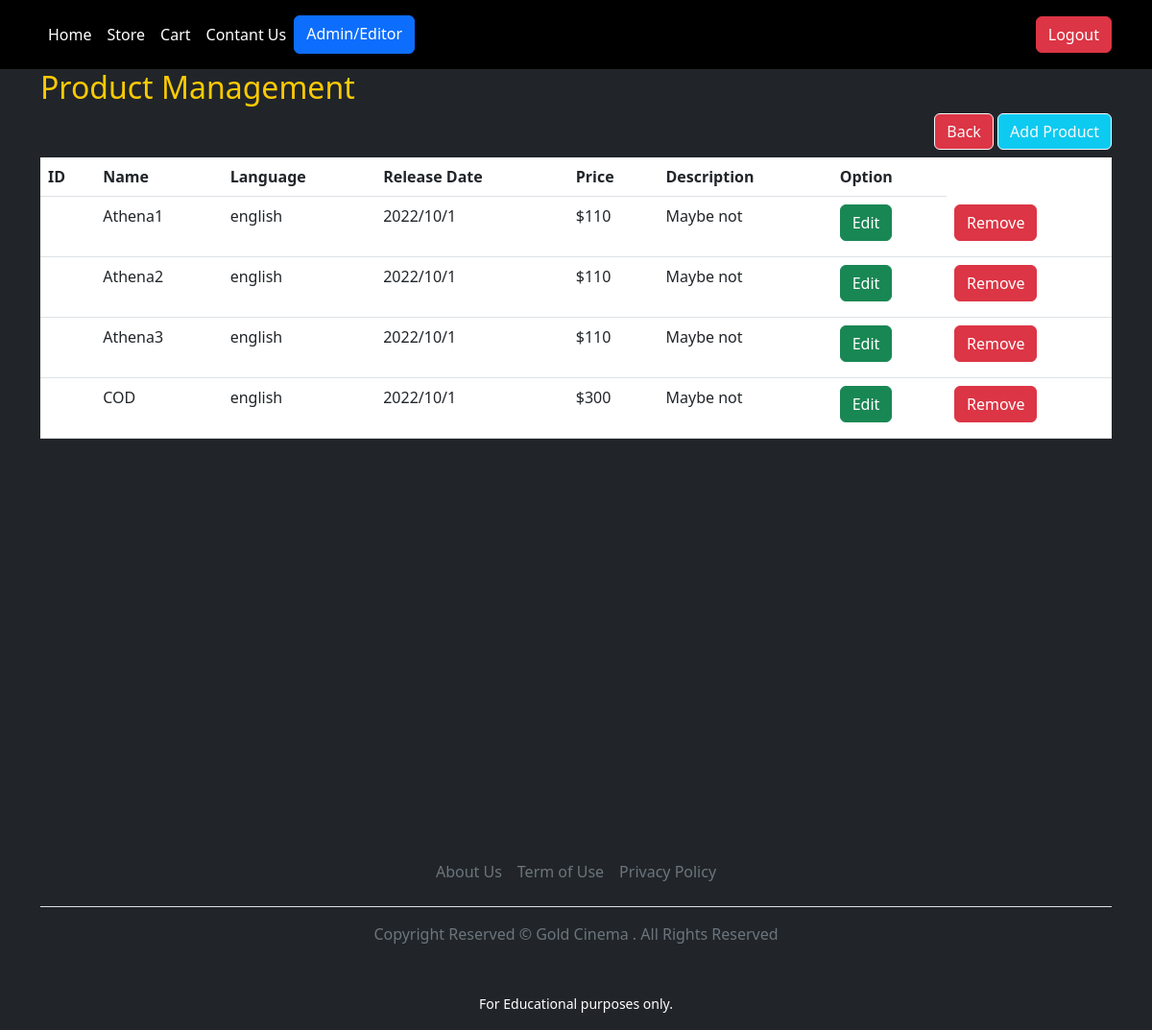
Page /management (signed in) on the committed database.
### tables this page shows
CREATE TABLE `products` (
  `id` int(11) NOT NULL AUTO_INCREMENT,
  `product_name` varchar(255) NOT NULL,
  `image_url` text NOT NULL,
  `language` varchar(255) NOT NULL,
  `releasedate` varchar(255) NOT NULL,
  `price` varchar(255) NOT NULL,
  `description` varchar(255) NOT NULL,
  PRIMARY KEY (`id`)
);

### includes/class-authentication.php (called while the page is built, shortened)
<?php
class AUTHENTICATION
{
    public static function isLoggedIn()
    {
        return isset ( $_SESSION['user'] );
    }
      public static function getRole()
      {
        if ( self::isLoggedIn() ){
            return $_SESSION['user']['role'];
        }
        return false;
      }
      public static function isAdmin()
      {
        return self::getRole() == 'admin';
      }
      public static function isEditor()
      {
        return self::getRole() == 'editor';
      }
    public static function whoCanAccess($role)
    {
        if ( self::isLoggedIn()){
            switch( $role ){
                case 'editor';
                    return self::isEditor() || self::isAdmin() ;
            }
        }
        return false;
    }
}

### includes/functions.php (called while the page is built)
<?php
function connectToDB()
{
    return new PDO(
        'mysql:host=devkinsta_db;dbname=Final_project',
        'root',
        'kxwGCh40Sn6AvFJB'
    );
}

### includes/class-movie_management.php (called while the page is built, shortened)
<?php
class PRODUCT
{
    public $database;
    public function __construct()
    {
       try {
            $this->database = connectToDB();
       } catch ( PDOException $error ) {
        die ("Datavase Connection Failed:" . $error->getMessage());
       }
    }
    public function listAllProducts()
    {
        $statement = $this->database->prepare('SELECT * FROM products');
        $statement->execute();
        $product = $statement->fetchAll(PDO::FETCH_ASSOC);
        return $product;
    }
}

### admins/management-product.php (the view, shortened to what this page needs)
<?php
    $products = new PRODUCT ();
    $products_list = $products ->listAllProducts();
?>
<?php require 'parts/header.php' ?>
<section class="bg-dark vh-100">
    <div class="container">
        <h2 style="color: #fbca04">Product Management</h2>
        <div class="float-end">
            <a href="/admin_page" class="btn-danger btn btn-outline-light mb-2">Back</a>
            <a href="/add_product" class="btn-info btn btn-outline-light mb-2">Add Product</a>
        </div>
        <form action="" method="POST">
            <table class="table bg-white">
                <thead>
                    <tr>
                        <th scope="col">ID</th>
                        <th scope="col">Name</th>
                        <th scope="col">Language</th>
                        <th scope="col">Release Date</th>
                        <th scope="col">Price</th>
                        <th scope="col">Description</th>
                        <th scope="col">Option</th>
                    </tr>
                </thead>
                <tbody>
                    <?php foreach ( $products_list as $product ): ?>
                    <tr>
                        <th scope="row"></th>
                        <td><?php echo $product['product_name']; ?></td>
                        <td><?php echo $product['language']; ?></td>
                        <td><?php echo $product['releasedate']; ?></td>
                        <td>$<?php echo $product['price']; ?></td>
                        <td>Maybe not</td>
                        <td>
                            <a href="/edit_product">
                                <button type="button" class="btn-success btn mb-2">Edit</button>
                            </a>
                        </td>
                        <td>
                            <input type="submit" name="delete" value="Remove" class="btn btn-danger">
                        </td>
                    </tr>
                    <?php endforeach; ?>
                </tbody>
            </table>
        </form>
    </div>
</section>
<?php require 'parts/footer.php' ?>

### index.php (shortened to what this page needs)
<?php
    require "includes/functions.php";
    require "includes/class-movie_management.php";
    require "includes/class-authentication.php";
$path = $_SERVER[ "REQUEST_URI" ];
$path = trim( $path , '/' );
$path = parse_url( $path , PHP_URL_PATH );
switch( $path ) {
    case 'management':
        require "admins/management-product.php";
        break;
}

### parts/header.php (shortened to what this page needs)
<!DOCTYPE html>
<html lang="en">
<head>
    <link rel="stylesheet" href="../assets/css/style.css?v=<?= time()?> " />
    <link href="https://cdn.jsdelivr.net/npm/bootstrap@5.2.2/dist/css/bootstrap.min.css" rel="stylesheet" />
</head>
<body>
    <header class="p-3 bg-black">
        <div class="container">
            <div class="d-flex flex-wrap align-items-center justify-content-center justify-content-lg-start">
                <ul class="nav col-12 col-lg-auto me-lg-auto mb-2 justify-content-center mb-md-0">
                    <li>
                        <a href="/" class="nav-link px-2 text-white">Home</a>
                    </li>
                    <li>
                        <a href="/store" class="nav-link px-2 text-white">Store</a>
                    </li>
                    <li>
                        <a href="/cart" class="nav-link px-2 text-white">Cart</a>
                    </li>
                    <li>
                        <a href="/contant_us" class="nav-link px-2 text-white">Contant Us</a>
                    </li>
                    <?php if ( Authentication::whoCanAccess('editor') ) : ?>
                    <a href="/admin_page" class="btn btn-primary">Admin/Editor</a>
                    <?php endif; ?>
                </ul>
                <div class="text-end">
                    <?php if (AUTHENTICATION::isLoggedIn()) : ?>
                    <a href="/logout" class="btn btn-danger">Logout</a>
                    <?php else : ?>
                    <a href="/login" class="btn btn-outline-light me-2">Login</a>
                    <a href="/signup" class="btn btn-warning">Sign-up</a>
                    <?php endif; ?>
                </div>
            </div>
        </div>
    </header>

### parts/footer.php (shortened to what this page needs)
<section class="bg-dark">
    <div class="container">
        <footer class="py-3">
            <ul class="nav justify-content-center border-bottom pb-3 mb-3">
                <li class="nav-item">
                    <a class="nav-link px-2 text-muted">About Us</a>
                </li>
                <li class="nav-item">
                    <a class="nav-link px-2 text-muted">Term of Use</a>
                </li>
                <li class="nav-item">
                    <a class="nav-link px-2 text-muted">Privacy Policy</a>
                </li>
            </ul>
            <p class="text-center text-muted">
                Copyright Reserved © Gold Cinema . All Rights Reserved
            </p>
        </footer>
    </div>
</section>
<footer class="text-white bg-dark text-center py-3">
    <small>For Educational purposes only.</small>
</footer>
</body>
</html>

### assets/css/style.css (style rules this page uses)
* { padding: 0; margin: 0; }

### parts/header.php (style rules this page uses)
body { background: rgb(33, 37, 41); }

### rows in the picture
products: product_name "Athena1", language "english", releasedate "2022/10/1", price "110"
products: product_name "Athena2", language "english", releasedate "2022/10/1", price "110"
products: product_name "Athena3", language "english", releasedate "2022/10/1", price "110"
products: product_name "COD", language "english", releasedate "2022/10/1", price "300"
